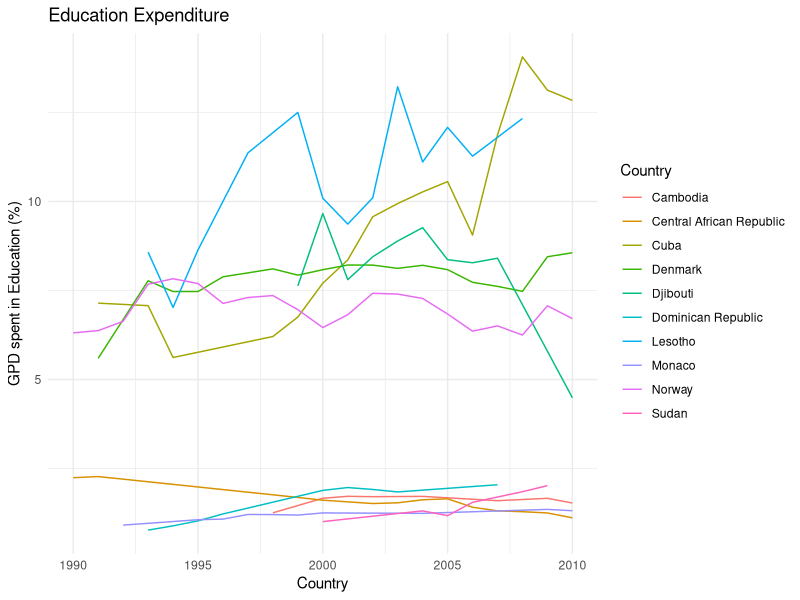
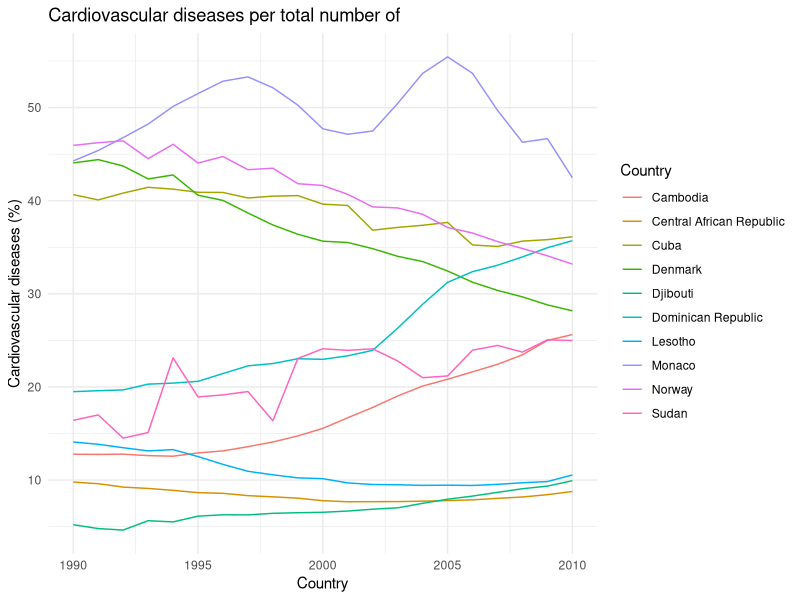

Write R code to recreate these figures, in order.
## ---- chunk 1
knitr::opts_chunk$set(echo = TRUE)
## ---- chunk 2
library(tidyverse)
library(dplyr)
library(ggplot2)
library(scales)


annualdeath <- read.csv("../Dataset/annual-number-of-deaths-by-cause.csv", header = TRUE)
governmentEducationExpenditure  <- read.csv("../Dataset/total-government-expenditure-on-education-gdp.csv", header = TRUE)
enrolment_ratio_teritiary_education <- read.csv("../Dataset/enrolment-ratio-teritiary-education.csv", header = TRUE)
waterAccess <- read.csv("../Dataset/water-withdrawals-per-capita.csv")
poptotal <- read.csv("../Dataset/number-of-deaths-per-year.csv")
## ---- chunk 3

annualdeath <- annualdeath %>% filter(Code != "");
governmentEducationExpenditure <- governmentEducationExpenditure  %>% filter(Code != "");
waterAccess <- waterAccess %>% filter(Code != "");

## ---- chunk 4
colnames(annualdeath) <- c("Country","Code","Year","Meningitis","Alzheimers disease","Parkinsons disease","Nutritional deficiencies","Malaria",
"Drowning","Interpersonal violence", "Maternal disorders", "HIV AIDS" , "Drug use disorders", "Tuberculosis", "Cardiovascular diseases", "Lower respiratory infections", "Neonatal disorders","Alcohol use disorders", "Self harm", "Exposure to forces of nature", "Diarrheal diseases", "Environmental heat and cold exposure", "Neoplasms", "Conflict and terrorism", "Diabetes mellitus", "Chronic kidney disease", "Poisonings", "Protein energy malnutrition", "Road injuries", "Chronic respiratory diseases", "Cirrhosis and other chronic liver diseases", "Digestive diseases","Fire heat and hot substances","Acute hepatitis", "Measles"
)
colnames(governmentEducationExpenditure) <- c("Country","Code","Year", "GPD spent in Education (%)")

colnames(enrolment_ratio_teritiary_education) <- c("Country","Year","Gender","Age", "Units", "Enrolment ration (%)")

colnames(waterAccess) <- c("Country","Code", "Year", "Water withdrawal per capita ()")

colnames(poptotal) <- c("Country","Code", "Year","Deaths", "Death_mean")
## ---- chunk 5

annualdeath <- select(annualdeath,-Code, -`Interpersonal violence`, -`Fire heat and hot substances`, -`Road injuries`, -`Conflict and terrorism`, -`Exposure to forces of nature`, -`Self harm` , -`Alzheimers disease` , -`Parkinsons disease`, -`Drowning`, -`Maternal disorders`, -`Drug use disorders`, -`Alcohol use disorders` , -`Environmental heat and cold exposure`, -`Poisonings`, -`Neonatal disorders`, -`Nutritional deficiencies` , -`Meningitis`)

governmentEducationExpenditure <- select(governmentEducationExpenditure, -Code)

enrolment_ratio_teritiary_education <- select(enrolment_ratio_teritiary_education, -Units, -Age,)

waterAccess <- select(waterAccess, -Code)

poptotal <- select(poptotal,Country, Year, Deaths)

## ---- chunk 6
annualdeath$`Respiratory diseases` <- annualdeath$`Lower respiratory infections` + annualdeath$`Chronic respiratory diseases`

annualdeath$`Digestives diseases` <- annualdeath$`Digestive diseases` + annualdeath$`Cirrhosis and other chronic liver diseases` + annualdeath$`Acute hepatitis`

annualdeath$`Infectious diseases` <- annualdeath$`Malaria` + annualdeath$`Tuberculosis` + annualdeath$`HIV AIDS` + annualdeath$`Measles` + annualdeath$`Diarrheal diseases`

annualdeath$`Other non communicable diseases` <- annualdeath$`Chronic kidney disease` + annualdeath$`Protein energy malnutrition`


annualdeath <- select(annualdeath, -`Lower respiratory infections` , -`Chronic respiratory diseases`, -`Tuberculosis` , -`Digestive diseases`, -`Cirrhosis and other chronic liver diseases`, -`Acute hepatitis`, -`Malaria` , -`HIV AIDS`, -`Measles` , -`Chronic kidney disease` , -`Protein energy malnutrition` ,-`Diarrheal diseases`)
## ---- chunk 7
pays_non_observés_annual_death <- annualdeath %>% group_by(Country) %>% filter(n() < 5)
pays_non_observés_annual_death <- pays_non_observés_annual_death %>% group_by(Country) %>% count()


pays_non_observés_government_exp <- governmentEducationExpenditure %>% group_by(Country) %>% filter(n() < 5)
pays_non_observés_government_exp <- pays_non_observés_government_exp %>% group_by(Country) %>% count()

pays_non_observés_enrolment_ratio_teritiary_education <- enrolment_ratio_teritiary_education %>% group_by(Country) %>% filter(n() < 5)
pays_non_observés_enrolment_ratio_teritiary_education <- pays_non_observés_enrolment_ratio_teritiary_education  %>% group_by(Country) %>% count()

pays_non_observés_water_access <- waterAccess  %>% group_by(Country) %>% filter(n() < 1)
pays_non_observés_water_access <- pays_non_observés_water_access  %>% group_by(Country) %>% count()

print(pays_non_observés_government_exp)
print(pays_non_observés_annual_death)
print(pays_non_observés_enrolment_ratio_teritiary_education)
print(pays_non_observés_water_access)
## ---- chunk 8
annualdeath <- annualdeath %>% filter(Year<2011);

governmentEducationExpenditure <- governmentEducationExpenditure  %>% filter(Year<2011) %>%filter(Year>1989);

enrolment_ratio_teritiary_education <- enrolment_ratio_teritiary_education  %>% filter(Year<2011) %>%filter(Year>1989)  %>%filter(Gender == "All genders") ;

waterAccess <- waterAccess %>% filter(Year<2011) %>%filter(Year>1989)

poptotal <- poptotal  %>% filter(Year<2011) %>%filter(Year>1989)
## ---- chunk 9
governmentEducationExpenditure <- governmentEducationExpenditure %>% group_by(Country) %>% filter(n() > 5) %>% filter(Country != "World")

annualdeath <- annualdeath %>% group_by(Country) %>% filter(n() > 5) %>% filter(Country != "World")

enrolment_ratio_teritiary_education <- enrolment_ratio_teritiary_education %>% group_by(Country) %>% filter(n() > 5) %>% filter(!grepl("^MDG_", Country))

waterAccess <- waterAccess %>% group_by(Country) %>% filter(n() > 1)

## ---- chunk 10
governmentEducationExpenditure %>% group_by(Country)%>%count()

annualdeath %>% group_by(Country)%>%count()

enrolment_ratio_teritiary_education %>% group_by(Country)%>%count()

waterAccess %>% group_by(Country)%>%count()
## ---- chunk 11
governmentEducationExpenditure %>% group_by(Country)%>%summarise() %>% nrow()
annualdeath  %>% group_by(Country)%>%summarise() %>% nrow()
enrolment_ratio_teritiary_education  %>% group_by(Country)%>%summarise() %>% nrow()
waterAccess  %>% group_by(Country)%>%summarise() %>% nrow()
## ---- chunk 12

annualdeath <- merge(annualdeath, poptotal[, c("Country", "Year", "Deaths")], by = c("Country", "Year"))

annualdeath$`Cardiovascular diseases prop (%)` <- annualdeath$`Cardiovascular diseases` / annualdeath$Deaths *100
annualdeath$`Neoplasms prop (%)` <- annualdeath$Neoplasms / annualdeath$Deaths *100
annualdeath$`Diabetes mellitus prop (%)` <- annualdeath$`Diabetes mellitus` / annualdeath$Deaths *100
annualdeath$`Respiratory diseases prop (%)` <- annualdeath$`Respiratory diseases` /  annualdeath$Deaths *100
annualdeath$`Digestives diseases prop (%)` <- annualdeath$`Digestives diseases` /  annualdeath$Deaths *100
annualdeath$`Infectious diseases prop (%)` <- annualdeath$`Infectious diseases` /  annualdeath$Deaths *100
annualdeath$`Other non communicable diseases (%)` <- annualdeath$`Other non communicable diseases` /  annualdeath$Deaths *100
## ---- chunk 13
governmentEducationExpenditure_mean <- governmentEducationExpenditure %>%
  group_by(Country) %>%
  summarise(Mean_GPD_spent = mean(`GPD spent in Education (%)`))

governmentEducationExpenditure_valmax <- governmentEducationExpenditure_mean %>% top_n(5, wt = `Mean_GPD_spent`)

governmentEducationExpenditure_valmin <- governmentEducationExpenditure_mean %>% slice_min(`Mean_GPD_spent`, n = 5)

governmentEducationExpenditure_minmax <- rbind(governmentEducationExpenditure_valmin, governmentEducationExpenditure_valmax)

print(governmentEducationExpenditure_valmin$Country)

print(governmentEducationExpenditure_valmax$Country)
## ---- chunk 14

pays_combinés_gov_exp <- filter(governmentEducationExpenditure, Country %in% governmentEducationExpenditure_minmax$Country)

pays_h1_death <- select(annualdeath,Country,Year,`Cardiovascular diseases prop (%)`) %>% filter(Country %in% c("Cuba","Denmark",  "Djibouti", "Lesotho","Norway","Monaco", "Sudan", "Dominican Republic" , "Central African Republic","Cambodia"))  

## ---- chunk 15
ggplot(data = pays_combinés_gov_exp, aes(x = Year, y = `GPD spent in Education (%)`, group = Country, color = Country)) +
  geom_line() +
  labs(title = "Education Expenditure",
       x = "Country",
       y = "GPD spent in Education (%)") +
  theme_minimal()

## ---- chunk 16
ggplot(data = pays_h1_death, aes(x = Year, y = `Cardiovascular diseases prop (%)`, group = Country, color = Country)) +
  geom_line() +
  labs(title = "Cardiovascular diseases per total number of",
       x = "Country",
       y = "Cardiovascular diseases (%)") +
  theme_minimal()

